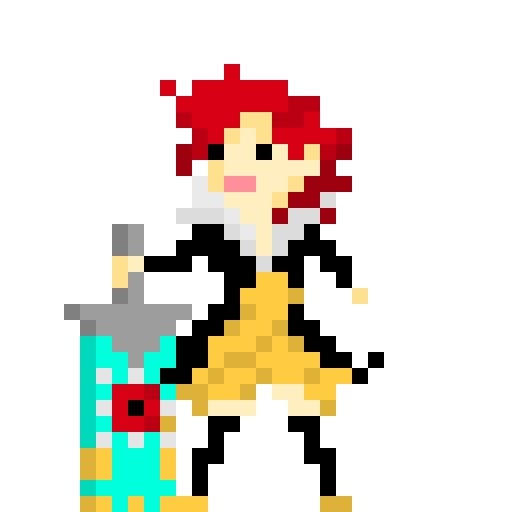
#> input picture Lab07/hello.png, 512 x 512 px
$ jupyter execute basis_decomp_64pix.ipynb   (shell and % lines are left out)   (older library calls are emulated)
#> lines starting #> are read from the running program, lines starting #| are printed output that depends on the picture
### Lab07/waveletUtil.py
"""
Joshua Stough
DIP

Utilities for Haar wavelet decomposition.
"""

import numpy as np
from scipy.linalg import orth

#See DIP 6.9.
# [33 lines left out: functions makeHaarMatrix, makeRandomBasis, not called in this run]

"""
Karhunen Loeve Transform version: basically principal components on the
image samples, would give the "best" representation for the provided
image. To be compatible with the wavelet decomposition examples that
use this module, I'm returning the size x size sort-of transform matrix:
that is, I'm doing PCA on the size x 1 samples in the image and not the
size x size patches in the image.
Assumes both sides of the provided image are divisible by size.
http://nbviewer.jupyter.org/github/sukhbinder/Notebooks/blob/master/Karhunen%20Loeve%20Transform.ipynb
https://docs.scipy.org/doc/numpy/reference/generated/numpy.linalg.eig.html
https://docs.scipy.org/doc/numpy/reference/generated/numpy.cov.html
"""
# [17 lines left out: function makeKLTBasis, not called in this run]


def makeDCTMatrix(size=4):
    D = np.zeros((size, size))
    x = np.arange(size)
    D[0,:] = np.sqrt(1/size)
    for u in range(1,size):
        D[u,:] = np.sqrt(2/size)*np.cos(((2*x+1)*u*np.pi)/(2*size))
    return D

# For completeness
def makeStandardMatrix(size=4):
    return np.eye(size)

### Lab07/basis_decomp_64pix.ipynb
# Basis and reconstruction of 64 pixel image.
Joshua Stough
DIP

Decompose and partially reconstruct according to the Haar
basis.

[cell 1]
import matplotlib.pyplot as plt
from waveletUtil import *
from ipywidgets import VBox, FloatSlider

[cell 2]
print('haarReconstructionDemo: Works only on 64 pixel images...')

# I = plt.imread('surprise.png')
I = plt.imread('hello.png')
#> I is the input picture: shape (512, 512, 4) float32; mean R, G, B, A 0.88, 0.856, 0.817, 1
I = I[...,:3].copy()
#> I: shape (512, 512, 3) float32

[cell 3]
from skimage.transform import rescale
plt.figure()
sI = rescale(I, 1/16, order = 1, anti_aliasing=False, multichannel=True)
plt.imshow(sI)
# sI = I.copy()
sI.shape
#> Out = (32, 32, 3)

[cell 4]
s = 32

[cell 5]
# H is the 8x8 Haar matrix
# H = np.eye(8) # For fun comparison.
# H = makeRandomBasis(8)
# H = makeKLTBasis(I, 8)
H = makeDCTMatrix(s)
# H = makeHaarMatrix(s)

[cell 6]
#The transform image, an image of coefficients wrt the Haar basis.
CT = np.zeros(sI.shape)
for chan in range(3):
    CT[...,chan] = np.matmul(H, np.matmul(sI[...,chan], H.transpose()))
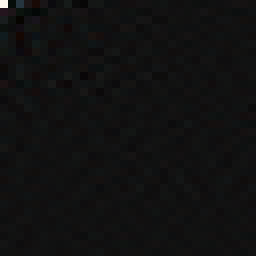
#> CT: shape (32, 32, 3) float64 (shown 8 times larger); mean R, G, B 0, 0, 0; drawn with min black and max white
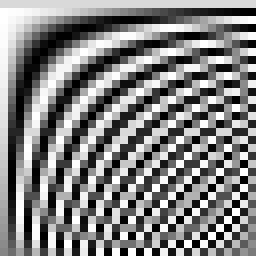
#> H: shape (32, 32) float64 (shown 8 times larger); min -0.25, max 0.25, mean 0.00552; drawn with min black and max white


#RI will represent the reconstructed image as we add back more
#Haar patterns
RI = np.zeros(sI.shape) #Still should be 8x8
sI.shape
#> Out = (32, 32, 3)

[cell 7]
# We're going to reconstruct according to distance from the
# 0,0 (the first Haar basis, average calculator). Notice,
# this order is independent of the actual image data.
xs = np.meshgrid(np.arange(s), np.arange(s), indexing='ij')
coords = np.concatenate([np.expand_dims(c, axis=1) for c in
                         [x.ravel() for x in xs]], axis=1)
dists = np.sum(coords*coords, axis=1)
darg = np.argsort(dists) #sorts in increasing order
darg.min()

[cell 8]
from ipywidgets import VBox, IntSlider

[cell 9]
#Visual
fh, axh = plt.subplots(s,s, figsize=(8,8))
fr, axr = plt.subplots(s,s, figsize=(8,8))


# We're going to reconstruct according to distance from the
# 0,0 (the first Haar basis, average calculator). Notice,
# this order is independent of the actual image data.
xs = np.meshgrid(np.arange(s), np.arange(s), indexing='ij')
coords = np.concatenate([np.expand_dims(c, axis=1) for c in
                         [x.ravel() for x in xs]], axis=1)
dists = np.sum(coords*coords, axis=1)
darg = np.argsort(dists) #sorts in increasing order

#If we were to use magnitude of the coefficient...need to ravel in
#column-major, like we set up coords.
# mags = T.ravel(order='F')
# darg = np.argsort(mags)
# darg.reverse()
#
#c = 1 #used to display the order of reconstruction.

for ind in darg:
    i,j = coords[ind] #coords[darg[x]] if x in range(len(darg))

    #Construct that Haar basis and display it
    Bij = np.outer(H[i, :], H[j, :])
    axh[i][j].imshow(Bij, cmap='gray', vmin=-.5, vmax=.5)
    axh[i][j].axes.get_xaxis().set_visible(False)
    axh[i][j].axes.get_yaxis().set_visible(False)
    # axh[i][j].set_title('c_%d_%d: %6.3f' % (i, j, T[i,j]))
    # https://matplotlib.org/api/pyplot_api.html#matplotlib.pyplot.text
    axh[i][j].text(0, 6, r'$\pi:%6.3f$' % CT[i, j, :].sum(), fontsize=6, color='cyan')

    # Add the amount of that basis that was in the original image to
    # the running total, or reconstruction.
    # RI = RI + T[i, j] * Bij #2D
    for chan in range(3):
        RI[...,chan] += CT[i,j,chan]*Bij

    RIcopy = RI.copy().clip(0,1)
    axr[i][j].imshow(RIcopy)
    axr[i][j].axes.get_xaxis().set_visible(False)
    axr[i][j].axes.get_yaxis().set_visible(False)
    # axr[i][j].text(0, 6, '%d' % c, fontsize=10, color='cyan')
    #The order of reconstruction isn't that informative, but useful for debugging.
    #c += 1


plt.show()

fh.canvas.set_window_title('Haar Basis Images and Coefficients')
fh.tight_layout()

fr.canvas.set_window_title('Partial Reconstructions from Large Scale to Small')
fr.tight_layout()
